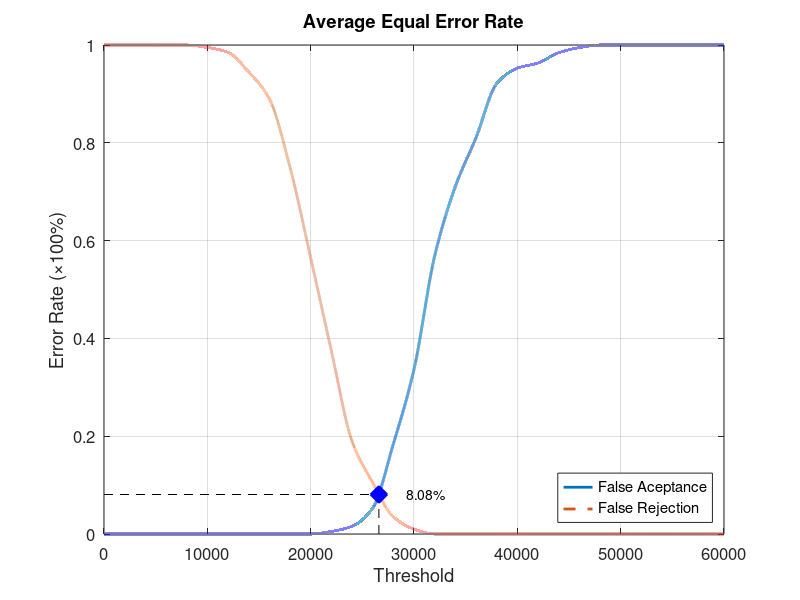
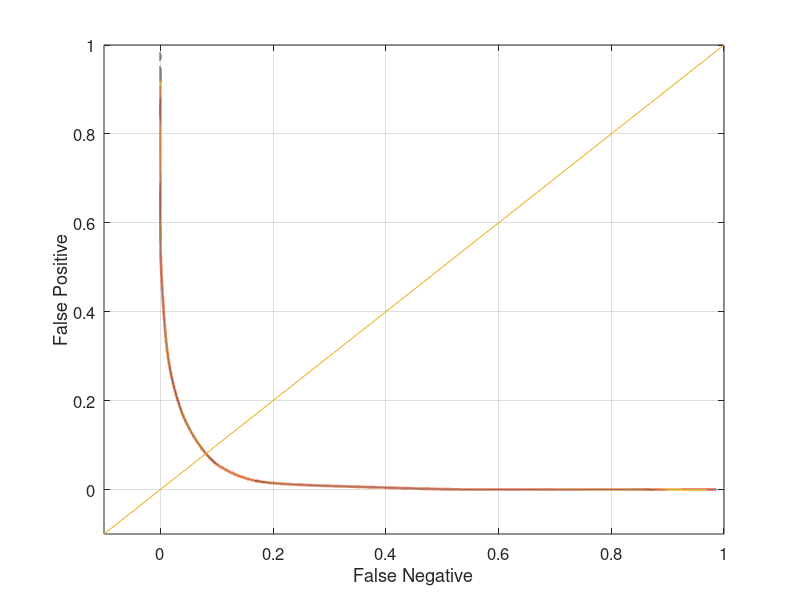

The MATLAB source for these figures, in order:
function yEER = Database2_3
close all;
clear;
clc;
x = 0:2000:60000;
xq = 0:0.5:60000;

y0 = [0 0 0 0 0 0 0 0 0 0 0 0.00526316 0.0157895 0.0526316 0.184211 0.336842 0.568421 0.710526 0.810526 0.921053 0.952632 0.963158 0.984211 0.994737 1 1 1 1 1 1 1];
yy0 = interp1(x, y0, xq, 'pchip');
y1 = [1 1 1 1 1 0.995 0.985 0.945 0.89 0.75 0.565 0.375 0.19 0.105 0.035 0.01 0 0 0 0 0 0 0 0 0 0 0 0 0 0 0];
yy1 = interp1(x, y1, xq, 'pchip');

% Calculating EER: 
y2 = abs(y0 - y1);
find(y2 == min(y2))
yy2 = abs(yy0 - yy1);
xEER = find(yy2 == min(yy2));
xEERIndex = xq(xEER) % X-axis EER
yEER = yy0(xEER) % Y-axis EER

main = figure
plot(xq, yy0,'-','LineWidth', 2);	hold on
plot(xq, yy1,'--','LineWidth', 2);	hold on
plot([xEERIndex xEERIndex], [0 yEER], 'k--');	hold on
plot([0 xEERIndex], [yEER yEER], 'k--');	hold on
plot(xEERIndex, yEER, 'bx', 'LineWidth', 10);	hold on
text(xEERIndex + 10 * xEERIndex / 100, yEER, [num2str(round((10000 * yEER)) / 100) '%'])
legend('False Aceptance', 'False Rejection', 'Location', 'SouthEast')
xlabel('Threshold')
ylabel('Error Rate (\times100%)')
title('Average Equal Error Rate')
set(gca, 'FontSize', 12)
axis([0 60000 0 1])
grid on

print(main, 'Database2_3Main', '-dpng');
FNRxFPR = figure('Color', [1 1 1]);
plot(yy1, yy0, '-', yy1, yy0, 'LineWidth', 2);
hold on
y = -0.1:0.1:1
plot(y, y); 
set(gca, 'FontSize', 12)
xlabel('False Negative')
ylabel('False Positive')
axis([-0.1 1 -0.1 1])
set(gca, 'FontSize', 12)
grid on

print(FNRxFPR, 'Database2_3FNRxFPR','-dpng');
end
